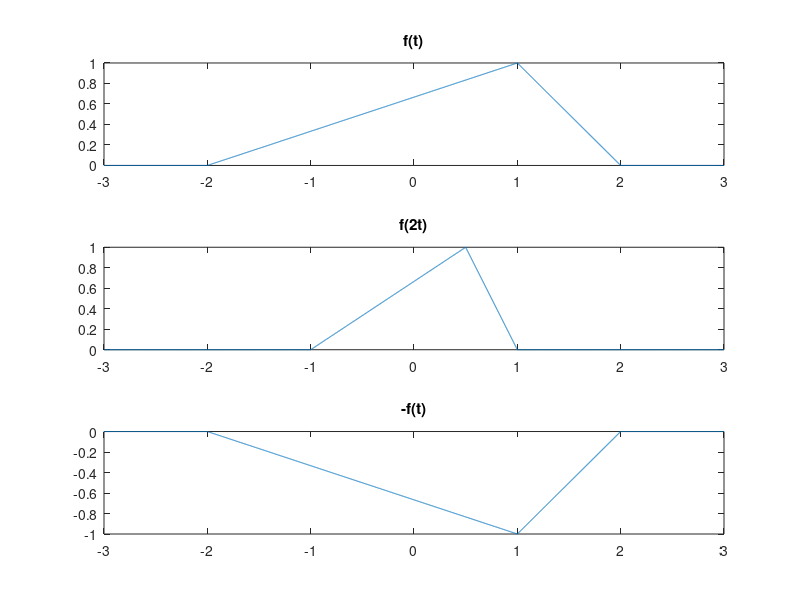

The MATLAB source for this figure:
clear all;
close all;
t= - 3:0.001:3;
ft= tripuls(t,4,0.5);
subplot(3,1,1);
plot(t,ft);
title('f(t)');
ft1= tripuls(2*t,4,0.5);
subplot(3,1,2);
plot(t,ft1);
title('f(2t)');
ft2= tripuls((2-2*t),4,0.5);
subplot(3,1,3);
plot(t,ft2);
title('f(2-2t)');
ft3= - tripuls((t),4,0.5);
subplot(3,1,3);
plot(t,ft3);
title('-f(t)');